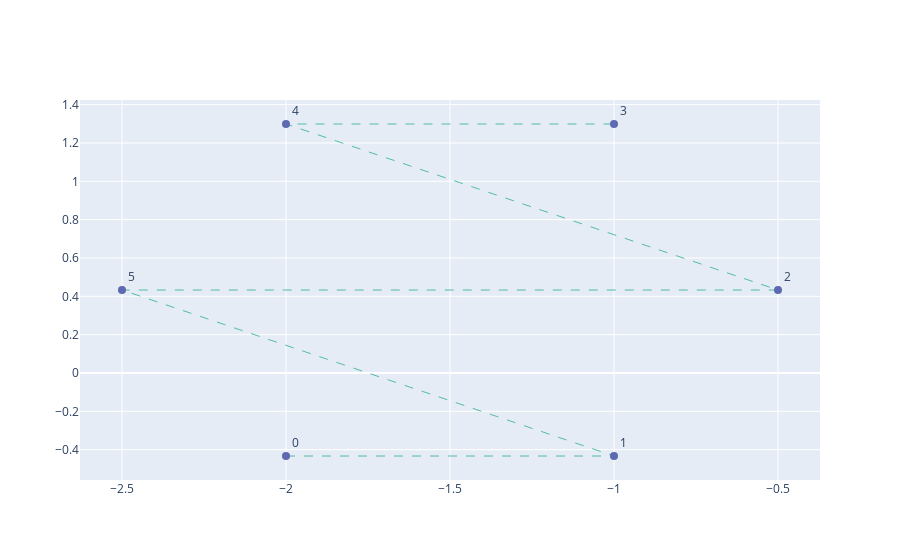

The cell this chart's notebook holds for it:
### Code cell
import plotly.graph_objects as go
import pandas as pd

# df = pd.DataFrame({'world_rank': [1, 2, 3, 4, 5],
#                    'university_name': ['Harvard', 'MIT', 'Stanford', 'Cambridge', 'Oxford'],
#                    'citations': [98.8, 98.7, 97.6, 97.5, 96]})
# df = pd.
df_data = []
for vtx in exam_obj['mesh']['vertices']:
    df_data.append({
        "vtx_id": vtx['id'],
        "x": vtx['r'][0],
        "y": vtx['r'][1],
    })
df = pd.DataFrame(df_data)
df
# layout = dict(plot_bgcolor='white',
#               margin=dict(t=20, l=20, r=20, b=20),
#               xaxis=dict(title='World Rank',
#                          range=[0.9, 5.5],
#                          linecolor='#d9d9d9',
#                          showgrid=False,
#                          mirror=True),
#               yaxis=dict(title='Citations',
#                          range=[95.5, 99.5],
#                          linecolor='#d9d9d9',
#                          showgrid=False,
#                          mirror=True))

data = go.Scatter(x=df['x'],
                  y=df['y'],
                  text=df['vtx_id'],
                  textposition='top right',
                  # textfont=dict(color='#E58606'),
                  mode='lines+markers+text',
                  marker=dict(color='#5D69B1', size=8),
                  line=dict(color='#52BCA3', width=1, dash='dash'),
                  # name='citations'
                 )

fig = go.Figure(data=data)

fig.show()

### Figure 1 — Plotly figure (JSON) as saved in the notebook; plotly's stock layout.template omitted (floating-point values rounded to 4 significant figures)
{"data": [{"line": {"color": "#52BCA3", "dash": "dash", "width": 1}, "marker": {"color": "#5D69B1", "size": 8}, "mode": "lines+markers+text", "text": [0, 1, 5, 2, 4, 3], "textposition": "top right", "type": "scatter", "x": [-2, -1, -2.5, -0.5, -2, -1], "y": [-0.433, -0.433, 0.433, 0.433, 1.299, 1.299]}], "layout": {"autosize": true, "xaxis": {"autorange": true, "range": [-2.628, -0.3717], "type": "linear"}, "yaxis": {"autorange": true, "range": [-0.5925, 1.459], "type": "linear"}}}
